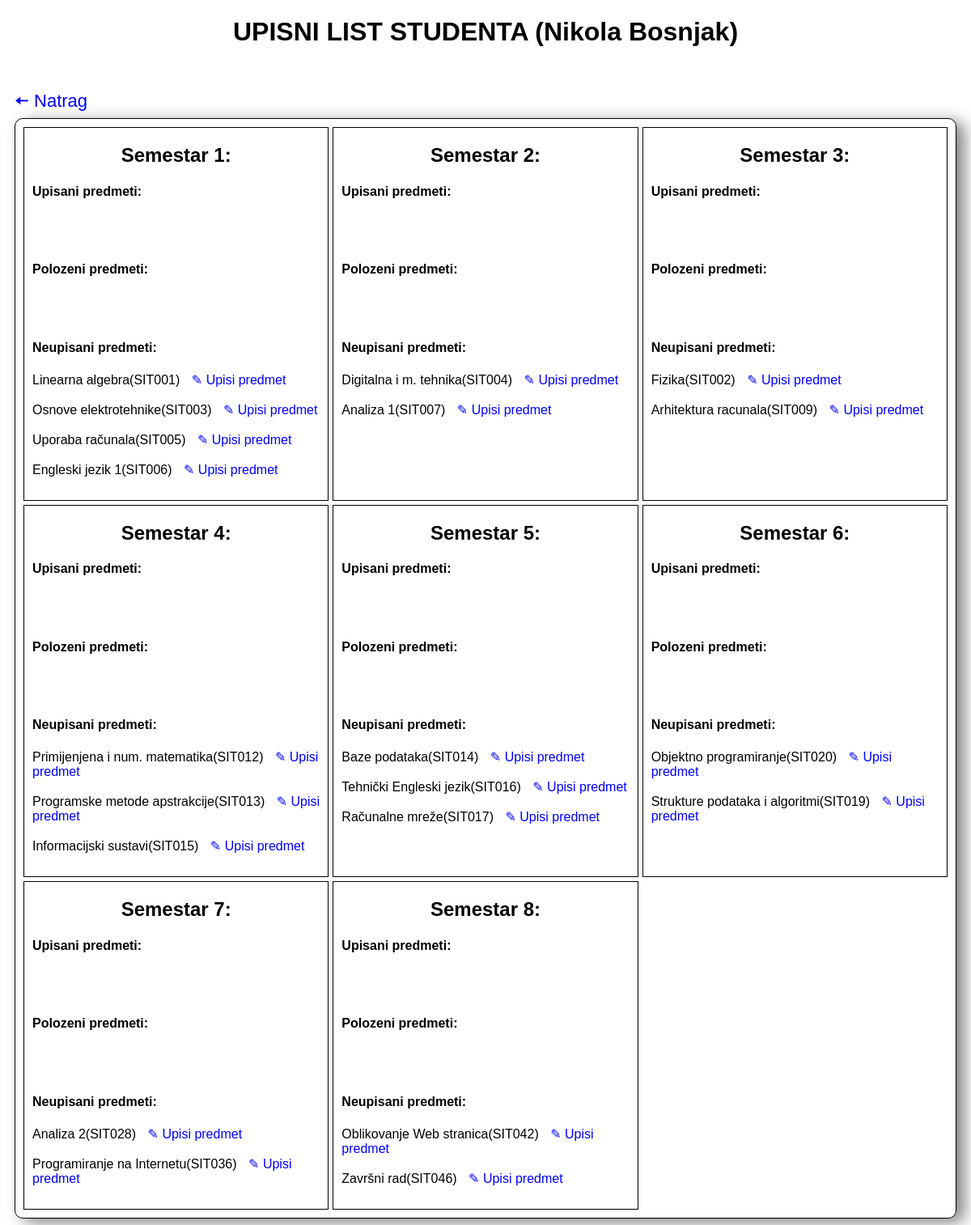
The page /upis_predmeta_izvan/40 (signed in) on the database its author committed.
### app/models.py (models this page shows)
class Predmeti(models.Model):
  IZBORNI = (('da', 'DA'), ('ne', 'NE'))
  ime = models.CharField(max_length=30)
  kod = models.CharField(max_length=30)
  program = models.TextField()
  bodovi = models.IntegerField()
  sem_redovni = models.IntegerField()
  sem_izvanredni = models.IntegerField()
  izborni = models.CharField(max_length=30, choices=IZBORNI)

### app/decorators.py (the view)
    def wrap(*args, **kwargs):
        if args[0].user.role.role == 'stud' and args[0].user.status.status == 'red':
            return function(*args, **kwargs)
        elif args[0].user.role.role == 'stud' and args[0].user.status.status == 'izvan':
          return function(*args, **kwargs)
        else:
          return redirect('login_user')

### app/templates/upis_predmeta_izvan.html (shortened to what this page needs)
{% extends 'base.html' %}
{% block upis_predmeta_izvan %}
<h1>UPISNI LIST STUDENTA ({{student.first_name}} {{student.last_name}})</h1>
<a class="link_uredi4" href="{%url 'pocetna_stud' %}">&#129060; Natrag</a>
<div class="upisni_list">
  <div class="red-sem">
    <h2>Semestar 1:</h2>
    <h4>Upisani predmeti:</h4>
    <br><br>
    <h4>Polozeni predmeti:</h4>
    <br><br>
    <h4>Neupisani predmeti:</h4>
    {%for i in lista1%}
    {{i.ime}}({{i.kod}}) <a href="{%url 'upis_predmeta' i.id %}"> &#9998; Upisi predmet</a><br><br>
    {%endfor%}
  </div>
  <div class="red-sem">
    <h2>Semestar 2:</h2>
    <h4>Upisani predmeti:</h4>
    <br><br>
    <h4>Polozeni predmeti:</h4>
    <br><br>
    <h4>Neupisani predmeti:</h4>
    {%for i in lista2%}
    {{i.ime}}({{i.kod}}) <a href="{%url 'upis_predmeta' i.id %}"> &#9998; Upisi predmet</a><br><br>
    {%endfor%}
  </div>
  <div class="red-sem">
    <h2>Semestar 3:</h2>
    <h4>Upisani predmeti:</h4>
    <br><br>
    <h4>Polozeni predmeti:</h4>
    <br><br>
    <h4>Neupisani predmeti:</h4>
    {%for i in lista3%}
    {{i.ime}}({{i.kod}}) <a href="{%url 'upis_predmeta' i.id %}"> &#9998; Upisi predmet</a><br><br>
    {%endfor%}
  </div>
  <div class="red-sem">
    <h2>Semestar 4:</h2>
    <h4>Upisani predmeti:</h4>
    <br><br>
    <h4>Polozeni predmeti:</h4>
    <br><br>
    <h4>Neupisani predmeti:</h4>
    {%for i in lista4%}
    {{i.ime}}({{i.kod}}) <a href="{%url 'upis_predmeta' i.id %}"> &#9998; Upisi predmet</a><br><br>
    {%endfor%}
  </div>
  <div class="red-sem">
    <h2>Semestar 5:</h2>
    <h4>Upisani predmeti:</h4>
    <br><br>
    <h4>Polozeni predmeti:</h4>
    <br><br>
    <h4>Neupisani predmeti:</h4>
    {%for i in lista5%}
    {{i.ime}}({{i.kod}}) <a href="{%url 'upis_predmeta' i.id %}"> &#9998; Upisi predmet</a><br><br>
    {%endfor%}
  </div>
  <div class="red-sem">
    <h2>Semestar 6:</h2>
    <h4>Upisani predmeti:</h4>
    <br><br>
    <h4>Polozeni predmeti:</h4>
    <br><br>
    <h4>Neupisani predmeti:</h4>
    {%for i in lista6%}
    {{i.ime}}({{i.kod}}) <a href="{%url 'upis_predmeta' i.id %}"> &#9998; Upisi predmet</a><br><br>
    {%endfor%}
  </div>
  <div class="red-sem">
    <h2>Semestar 7:</h2>
    <h4>Upisani predmeti:</h4>
    <br><br>
    <h4>Polozeni predmeti:</h4>
    <br><br>
    <h4>Neupisani predmeti:</h4>
    {%for i in lista7%}
    {{i.ime}}({{i.kod}}) <a href="{%url 'upis_predmeta' i.id %}"> &#9998; Upisi predmet</a><br><br>
    {%endfor%}
  </div>
  <div class="red-sem">
    <h2>Semestar 8:</h2>
    <h4>Upisani predmeti:</h4>
    <br><br>
    <h4>Polozeni predmeti:</h4>
    <br><br>
    <h4>Neupisani predmeti:</h4>
    {%for i in lista8%}
    {{i.ime}}({{i.kod}}) <a href="{%url 'upis_predmeta' i.id %}"> &#9998; Upisi predmet</a><br><br>
    {%endfor%}
  </div>
</div>
{% endblock %}

### app/templates/base.html (style rules this page uses)
* { box-sizing: border-box; font-family: sans-serif; }
h1 { text-align: center; margin-bottom: 50px; }
a { text-decoration: none; color:blue; margin-left:10px; }
.upisni_list { display: grid; grid-template-columns: 1fr 1fr 1fr; border: 1px solid black; border-radius: 10px; padding:10px; gap:5px; box-shadow: 10px 5px 20px grey; margin: 0 10px 0 10px; }
.red-sem { border:1px solid black; padding: 0 10px 10px 10px; }
h2 { text-align: center; }
.link_uredi4 { font-size: 22px; }

### rows shown on the page
Predmeti: ime "Linearna algebra", kod "SIT001"
Predmeti: ime "Osnove elektrotehnike", kod "SIT003"
Predmeti: ime "Uporaba računala", kod "SIT005"
Predmeti: ime "Engleski jezik 1", kod "SIT006"
Predmeti: ime "Digitalna i m. tehnika", kod "SIT004"
Predmeti: ime "Analiza 1", kod "SIT007"
Predmeti: ime "Fizika", kod "SIT002"
Predmeti: ime "Arhitektura racunala", kod "SIT009"
Predmeti: ime "Primijenjena i num. matematika", kod "SIT012"
Predmeti: ime "Programske metode apstrakcije", kod "SIT013"
Predmeti: ime "Informacijski sustavi", kod "SIT015"
Predmeti: ime "Baze podataka", kod "SIT014"
Predmeti: ime "Tehnički Engleski jezik", kod "SIT016"
Predmeti: ime "Računalne mreže", kod "SIT017"
Predmeti: ime "Objektno programiranje", kod "SIT020"
Predmeti: ime "Strukture podataka i algoritmi", kod "SIT019"
Predmeti: ime "Analiza 2", kod "SIT028"
Predmeti: ime "Programiranje na Internetu", kod "SIT036"
Predmeti: ime "Oblikovanje Web stranica", kod "SIT042"
Predmeti: ime "Završni rad", kod "SIT046"

### other values the page prints
{{ student.first_name }} "Nikola"
{{ student.last_name }} "Bosnjak"
